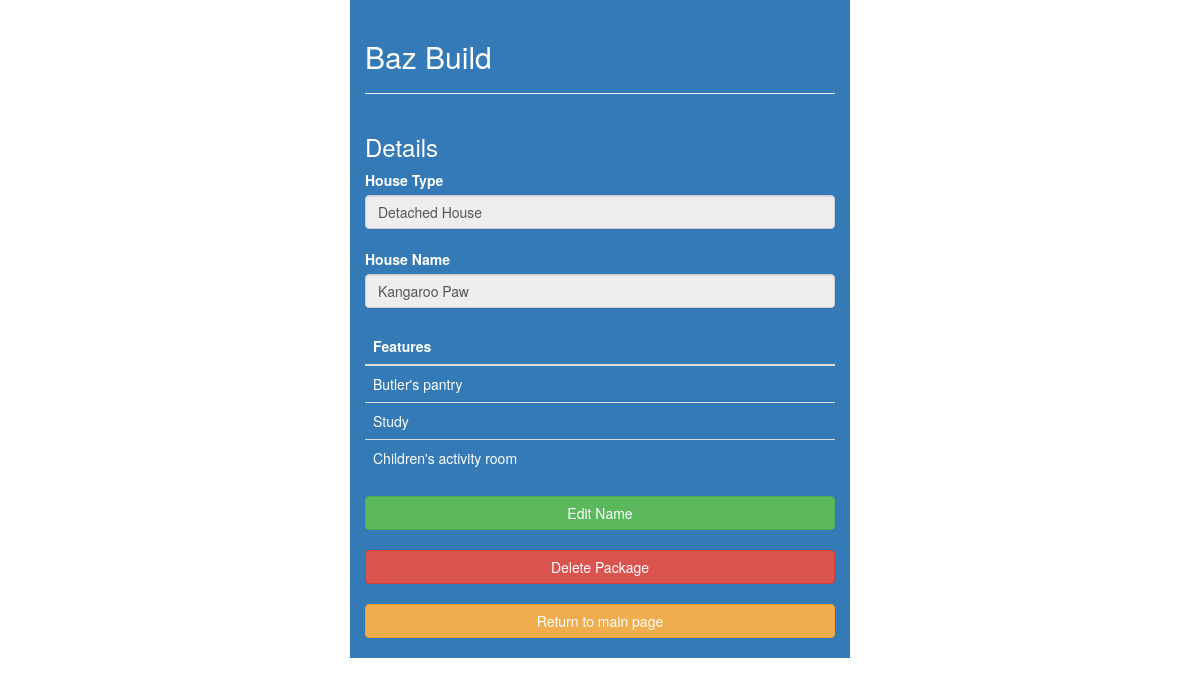
The app's page /details.php?id=2 with its own data.
### tables this page shows
CREATE TABLE `name` (
  `nameID` int(10) UNSIGNED NOT NULL,
  `namName` varchar(100) NOT NULL,
  `namTypeID` int(11) UNSIGNED NOT NULL
);

CREATE TABLE `type` (
  `typeID` int(10) UNSIGNED NOT NULL,
  `typeName` varchar(100) NOT NULL
);

CREATE TABLE `feature` (
  `featureID` int(10) UNSIGNED NOT NULL,
  `featureDescription` varchar(100) NOT NULL
);

### details.php (the view, shortened to what this page needs)
<!DOCTYPE html>
<html lang="en">
<head>
  <link rel="stylesheet" href="bootstrap/css/bootstrap.css">
</head>
<body>
  <?php
    $id = $_GET['id'];
    $conn = connect_db();
    $query = "SELECT * FROM type t, name n WHERE t.typeID = n.namTypeID AND nameID='$id'";
    $features = "SELECT f.featureDescription
                FROM type AS t
                INNER JOIN joint_type_breed j
                ON t.typeID = j.typeID
                INNER JOIN feature f
                ON f.featureID = j.featureID
                INNER JOIN name AS n
                ON t.typeID = n.namTypeID
                WHERE n.nameID = '$id'";
    $result = mysqli_query($conn ,$query);
    $featResult = mysqli_query($conn ,$features);
    ?>
    <div class="container bg-primary" style="padding-top:20px; padding-bottom:20px; max-width:500px;">
      <h2>Baz Build</h2>
      <hr>
      <div class="row">
        <div class="col-md-12">
          <h3>Details</h3>
          <form role="form">
            <?php
            while ($row = mysqli_fetch_assoc($result)) {
            ?>
              <div class="form-group>">
                <label>House Type</label>
                <input type="text" name="htype" class="form-control" value="<?php echo $row['typeName']; ?>" readonly>
              </div>
              <br>
              <div class="form-group>">
                <label>House Name</label>
                <input type="text" name="hname" class="form-control" value="<?php echo $row['namName']; ?>" readonly>
              </div>
              <br>
              <table class="table">
                <thead>
                  <tr>
                    <th>Features</th>
                  </tr>
                </thead>
                <tbody>
                  <?php
            while ($row = mysqli_fetch_array($featResult)) {
            ?>
                    <tr>
                      <td>
                        <?php echo $row['featureDescription']; ?>
                      </td>
                    </tr>
                    <?php
            }
            ?>
                </tbody>
              </table>
              <a href="editform.php?id=<?php echo urlencode($id); ?>" class="btn btn-success center-block" role="button">Edit Name</a>
              <br>
              <input type="button" class="btn btn-danger center-block" style="width: 100%" onclick="myFunction()" role="button" value="Delete Package">
              <br>
              <a href="index.php" class="btn btn-warning center-block" role="button">Return to main page</a>
              <?php
            }
            ?>
          </form>
        </div>
      </div>
    </div>
</body>
</html>

### records on screen
name: htype "Detached House", hname "Kangaroo Paw"
feature: featureDescription "Butler's pantry"
feature: featureDescription "Study"
feature: featureDescription "Children's activity room"
